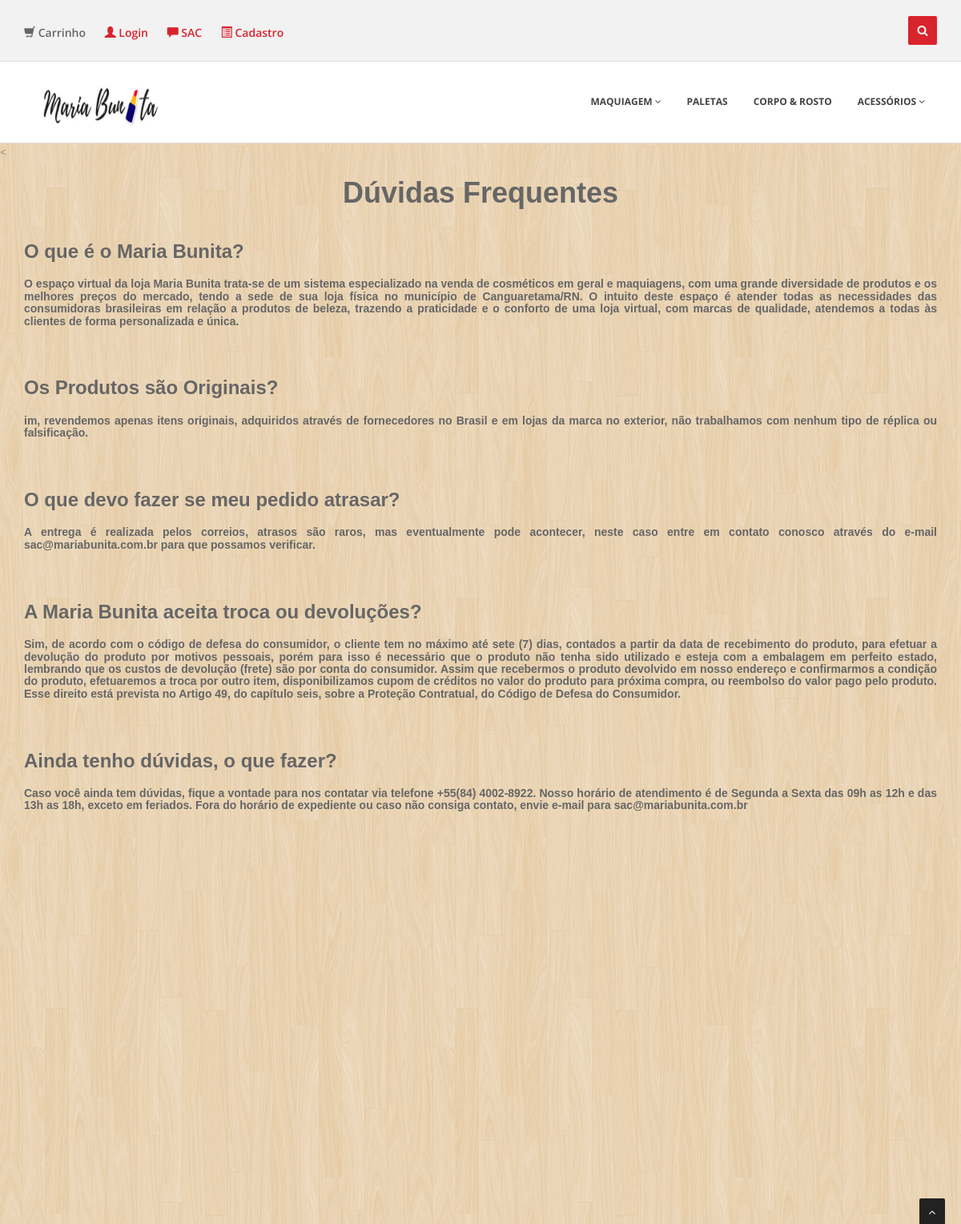
The page /sac/ on the database its author committed.
### core/models.py (models this page shows, shortened)
class Sac(models.Model):
    perguntas=models.CharField('Perguntas', max_length=500)
    resposta= models.CharField('Resposta', max_length=4000)
    class Meta:
        verbose_name='Sac'
        verbose_name_plural= 'Sac'

### core/views.py (the view)
# urls.py: url(r'^sac/$', views.sac, name="sac"),
def sac(request):
    sac= Sac.objects.all()
    context = {
    'sac' : sac
    }
    return render(request, 'sac.html', context)

### core/templates/sac.html (shortened to what this page needs)
{% extends "base.html" %}
{% load static %}
{% block conteudo %}
<<h1> <center>Dúvidas Frequentes </center></h1>
<div class="container">
<div class="row mt">
<div class="col-lg-12">
{% for sac1 in sac %}
<h3 class="teste" style="text-align: justify; "  >{{sac1.perguntas}}</h3>
<h5 style= "text-align: justify;">{{sac1.resposta}}</h5>
<br/>
{%endfor%}
<h3  style="text-align: justify;" >Será uma satisfação sanar todas as suas dúvidas! </h3>
</div>
</div>
</div>
{%endblock%}

### core/static/css/style.css (style rules this page uses)
body { font-family:'Open Sans', Arial, sans-serif; font-size:14px; font-weight:300; line-height:1.6em; color:#656565; }
h1,h2, h3, h4, h5, h6 { font-family:'Arial', sans-serif; font-weight:700; line-height:1.1em; color:#666; margin-bottom: 20px; }
.row,.row-fluid { margin-bottom:30px; }

### core/static/bodybg/bg1.css (style rules this page uses)
body { background: url(../img/bodybg/bg1.png) repeat left top; }

### rows shown on the page
Sac: perguntas "O que é o Maria Bunita?", resposta "O espaço virtual da loja Maria Bunita trata-se de um sistema especializado na venda de cosméticos em geral e maquiagens, com uma grande diversidade de produtos e os melhores preços do mercado, tendo a sede de sua loja física no município de Canguaretama/RN. O intuito deste espaço é atender todas as necessidades das consumidoras brasileiras em relação a produtos de beleza, trazendo a praticidade e o conforto de uma loja virtual, com marcas de qualidade, atendemos a todas às clientes de forma personalizada e única."
Sac: perguntas "Os Produtos são Originais?", resposta "im, revendemos apenas itens originais, adquiridos através de fornecedores no Brasil e em lojas da marca no exterior, não trabalhamos com nenhum tipo de réplica ou falsificação."
Sac: perguntas "O que devo fazer se meu pedido atrasar?", resposta "A entrega é realizada pelos correios, atrasos são raros, mas eventualmente pode acontecer, neste caso entre em contato conosco através do e-mail sac@mariabunita.com.br para que possamos verificar."
Sac: perguntas "A Maria Bunita aceita troca ou devoluções?", resposta "Sim, de acordo com o código de defesa do consumidor, o cliente tem no máximo até sete (7) dias, contados a partir da data de recebimento do produto, para efetuar a devolução do produto por motivos pessoais, porém para isso é necessário que o produto não tenha sido utilizado e esteja com a embalagem em perfeito estado, lembrando que os custos de devolução (frete) são por conta do consumidor. Assim que recebermos o produto devolvido em nosso endereço e confirmarmos a condição do produto, efetuaremos a troca por outro item, disponibilizamos cupom de créditos no valor do produto para próxima compra, ou reembolso do valor pago pelo produto. Esse direito está prevista no Artigo 49, do capítulo…"
Sac: perguntas "Ainda tenho dúvidas, o que fazer?", resposta "Caso você ainda tem dúvidas, fique a vontade para nos contatar via telefone +55(84) 4002-8922. Nosso horário de atendimento é de Segunda a Sexta das 09h as 12h e das 13h as 18h, exceto em feriados. Fora do horário de expediente ou caso não consiga contato, envie e-mail para sac@mariabunita.com.br"
